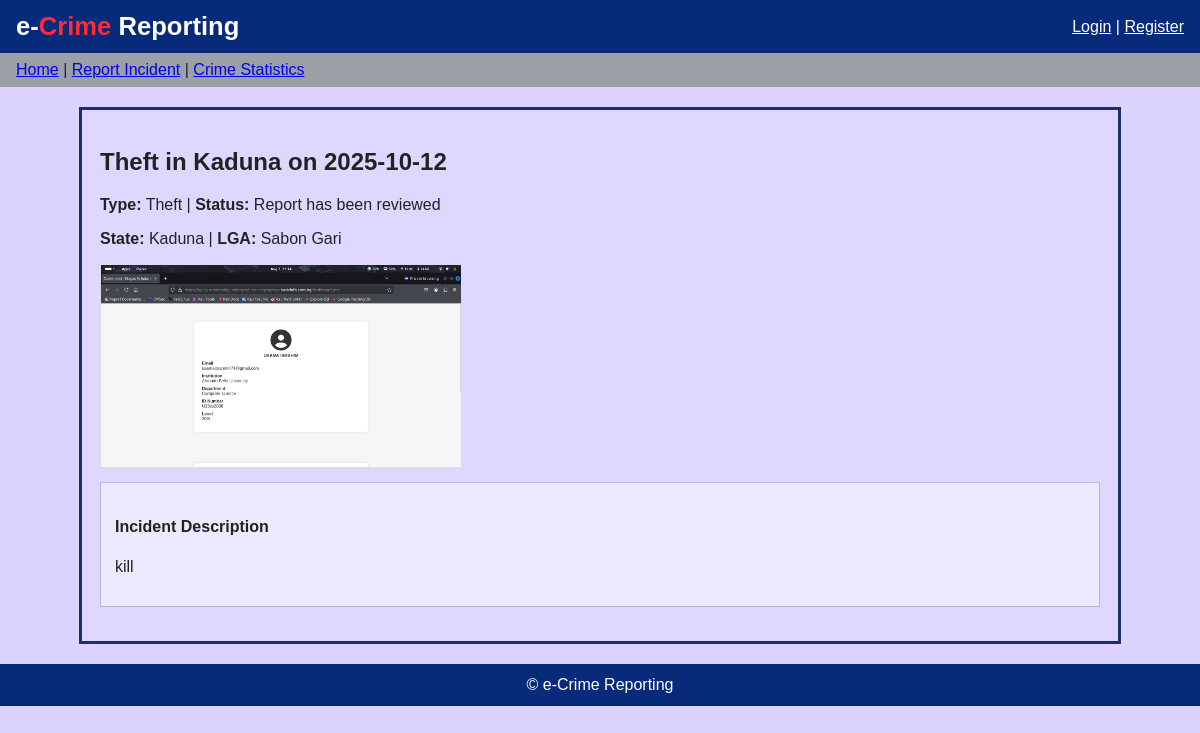
The page /report/5/ on the database its author committed.
### reports/models.py (models this page shows)
class Report(models.Model):
    reporter = models.ForeignKey(User, on_delete=models.SET_NULL, null=True, blank=True)
    crime_type = models.CharField(max_length=50, choices=CRIME_CHOICES, default='other')
    state = models.CharField(max_length=100, blank=True)
    lga = models.CharField("Location / LGA", max_length=150, blank=True)
    location_description = models.TextField(blank=True)
    incident_description = models.TextField()
    security_agency = models.CharField(max_length=150, blank=True)
    progress_notes = models.TextField(blank=True)
    status = models.CharField(max_length=20, choices=STATUS_CHOICES, default='new')
    image = models.ImageField(upload_to='reports/', blank=True, null=True)
    created_at = models.DateTimeField(auto_now_add=True)
    updated_at = models.DateTimeField(auto_now=True)
    class Meta:
        ordering = ['-created_at']
    def __str__(self):
        date_str = self.created_at.strftime('%Y-%m-%d') if self.created_at else 'Unknown date'
        return f"{self.get_crime_type_display()} in {self.state or 'Unknown'} on {date_str}"

### reports/views.py (the view)
# urls.py: path('report/<int:pk>/', views.report_detail, name='report_detail'),
def report_detail(request, pk):
    report = get_object_or_404(Report, pk=pk)
    if request.method == "POST" and request.user.is_staff:
        report.status = 'reviewed'
        report.save()
        messages.success(request, "Report marked as reviewed.")
        return redirect('report_detail', pk=report.pk)
    return render(request, 'report_detail.html', {'report': report})

### templates/report_detail.html (shortened to what this page needs)
{% extends 'base.html' %}
{% block content %}
  <h2>{{ report }}</h2>
  <p>
    <strong>Type:</strong> {{ report.get_crime_type_display }} |
    <strong>Status:</strong>
    {% if report.status == 'new' %}
      Report under review
    {% else %}
      Report has been reviewed
    {% endif %}
  </p>
  <p><strong>State:</strong> {{ report.state }} | <strong>LGA:</strong> {{ report.lga }}</p>
  {% if report.image %}
    <div style="margin:10px 0;">
      <img src="{{ report.image.url }}" alt="image" style="max-width:360px;border:1px solid #ddd;">
    </div>
  {% endif %}
  <div class="card">
    <h4>Incident Description</h4>
    <p>{{ report.incident_description|linebreaks }}</p>
  </div>
{% endblock %}

### static/css/input.css (style rules this page uses)
body { font-family: Arial, Helvetica, sans-serif; background: #dcd3ff; color: #222; margin: 0; }
.card { background: #ede9ff; border: 1px solid #b9b7d5; padding: 14px; margin-bottom: 16px; }

### rows shown on the page
Report: created_at+crime_type+state "Theft in Kaduna on 2025-10-12", crime_type "Theft", state "Kaduna", lga "Sabon Gari", image (picture), incident_description "kill"
